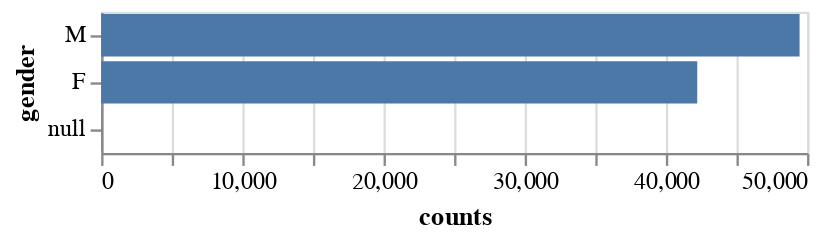

This figure's notebook cell:
### Code cell
gender = null_col_vals.select(pl.col("gender")).to_series().value_counts(sort=True).to_pandas()

alt.Chart(gender).mark_bar().encode(
    alt.Y('gender:N', sort=alt.EncodingSortField(field="counts", order='descending')),
    alt.X('counts')
)

### Figure 1 — Vega-Lite specification as saved in the notebook (floating-point values rounded to 4 significant figures)
{"config": {"view": {"continuousWidth": 300, "continuousHeight": 300}}, "data": {"name": "data-79a233b1afb51cfb82603cd38755bf52"}, "mark": {"type": "bar"}, "encoding": {"x": {"field": "counts", "type": "quantitative"}, "y": {"field": "gender", "sort": {"field": "counts", "order": "descending"}, "type": "nominal"}}, "$schema": "https://vega.github.io/schema/vega-lite/v5.15.1.json", "datasets": {"data-79a233b1afb51cfb82603cd38755bf52": [{"gender": "M", "counts": 49469}, {"gender": "F", "counts": 42219}, {"gender": null, "counts": 25}]}}
